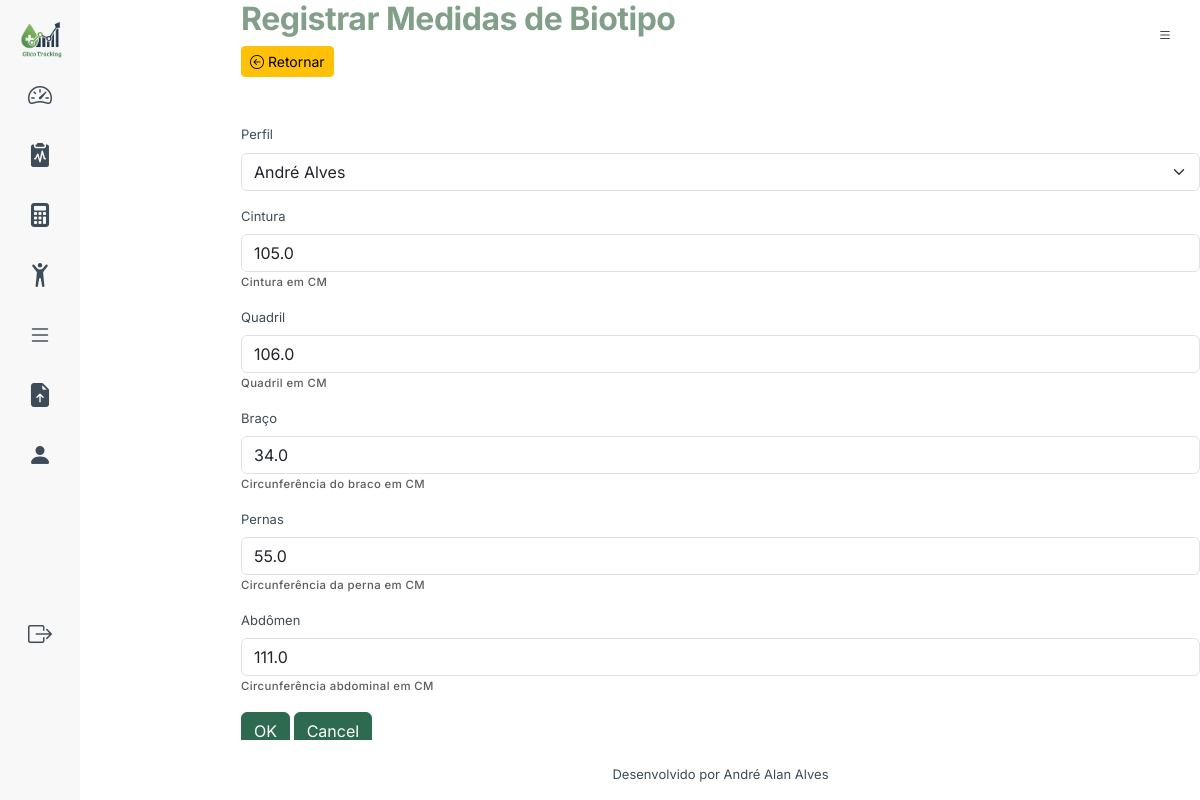
The app's page /perfis/biotipo/1/atualiza (signed in) with its own data.
### perfis/models.py (models this page shows, shortened)
class HistoricoBioTipo(models.Model):
    perfil = models.ForeignKey(Perfil,related_name='perfilbiotipo', on_delete=models.CASCADE)
    data_registro = models.DateField(default=datetime.date.today, editable=False)
    proximo_registro = models.DateField(editable=False, default=add_tempo)
    cintura = models.FloatField("Cintura", help_text="Cintura em CM", blank=False, null=False)
    quadril = models.FloatField("Quadril", help_text="Quadril em CM", blank=False, null=False)
    braco = models.FloatField("Braço", help_text="Circunferência do braco em CM", blank=True, null=True)
    perna = models.FloatField("Pernas", help_text="Circunferência da perna em CM", blank=True, null=True)
    abdomen = models.FloatField("Abdômen", help_text="Circunferência abdominal em CM", blank=True, null=True)
    class Meta:
        ordering = ["-data_registro"]
        verbose_name = "Historico Peso Imc"
        verbose_name_plural = "Historicos Peso Imc"

### perfis/views.py (the view)
# urls.py: path("biotipo/<pk>/atualiza", views.PerfilBiotipoUpdateView.as_view(), name="biotipo_atualiza"),
class PerfilBiotipoUpdateView(LoginRequiredMixin, UpdateView):
    model = HistoricoBioTipo
    fields = "__all__"
    success_url = reverse_lazy("perfis:biotipo_lista")

### perfis/models.py (called while the page is built)
    def __str__(self):
        return f'{self.nome_completo}'

### perfis/template/perfis/historicobiotipo_form.html (shortened to what this page needs)
{% extends "base.html" %}
{% load django_bootstrap5 %}
{% block content %}
<h1>Registrar Medidas de Biotipo</h1>
<a class="btn btn-sm btn-warning" href="{% url "perfis:biotipo_lista" %}" type="button"><i class="bi bi-arrow-left-circle"></i> Retornar</a>
<form method="post" class="form mt-5">
    {% bootstrap_form form %}
    {% bootstrap_button button_type="submit" content="OK" %}
    {% bootstrap_button button_type="reset" content="Cancel" %}
</form>
{% endblock %}

### static/styles/base.css (style rules this page uses)
:root { --glico-primary: #2D6A4F; --glico-secondary: #1B4965; --glico-accent: #52B6CC; --glico-alert: #F4A460; --glico-danger: #C1121F; --glico-text: #3E4C59; --glico-light-bg: #f8f8f8; }
.btn-primary { background-color: var(--glico-primary); border-color: var(--glico-primary); }
* { font-family: 'Inter', sans-serif; }
h1 { font-size: 2rem; font-weight: 700; letter-spacing: -0.5px; line-height: 1.2; }
body { font-size: 1rem; font-weight: 400; line-height: 1.5; color: var(--glico-text); }
small { font-size: 0.75rem; font-weight: 500; letter-spacing: 0.4px; }
body { background-color: #FFF !important; font-size: 1rem; }
.div2 h1 { color:#829f89; }

### records on screen
HistoricoBioTipo: perfil "André Alves", cintura "105.0", quadril "106.0", braco "34.0", perna "55.0", abdomen "111.0"
